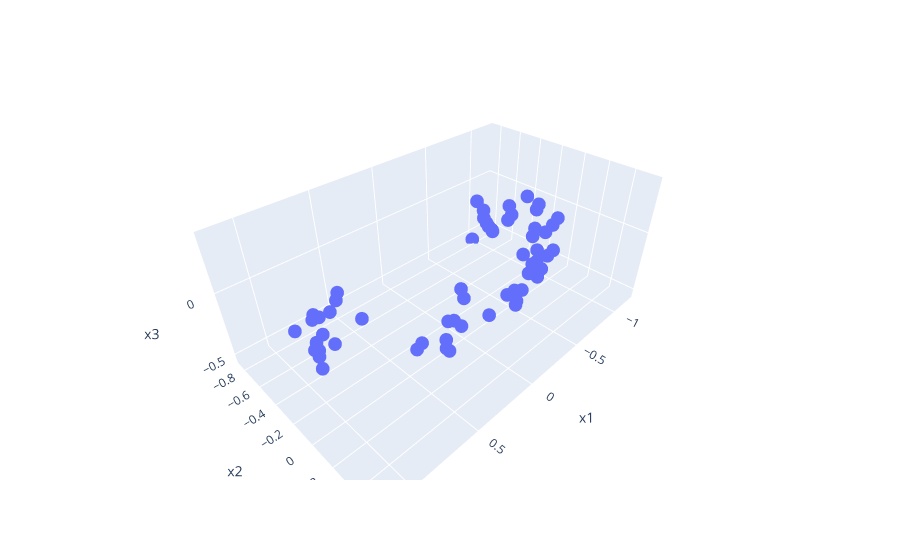

Source (notebook cell):
### Code cell
def generate_3d_data(m, w1=0.1, w2=0.3, noise=0.1): 
    angles = np.random.rand(m) * 3 * np.pi / 2 - 0.5  #uneven distribution
    data = np.empty((m, 3))  #initialize 3d dataset
    data[:, 0] = np.cos(angles) + np.sin(angles)/2 + noise *  np.random.randn(m) / 2 #oval with noise
    data[:, 1] = np.sin(angles) * 0.7 + noise *  np.random.randn(m) / 2 
    data[:, 2] = data[:, 0] * w1 + data[:, 1] * w2 + noise *  np.random.randn(m) 
    return data 

# Generate new sets of 3D data
X_train = generate_3d_data(60)
X_valid = generate_3d_data(500)

#center both datasets using the training mean
train_mean = X_train.mean(axis=0, keepdims=True)

X_train = X_train - train_mean
X_valid = X_valid - train_mean

# checking out how it looks
print(f"x_train: {X_train.shape}")
fig = px.scatter_3d(X_train, x=0, y=1, z=2, labels={"0": "x1", "1": "x2", "2": "x3"})
fig.show()

print(f"x_valid: {X_valid.shape}")

# convert NumPy arrays to PyTorch tensors
X_train = torch.tensor(X_train, dtype=torch.float32)
X_valid = torch.tensor(X_valid, dtype=torch.float32)

# Create datasets
train_set = TensorDataset(X_train, X_train)
valid_set = TensorDataset(X_valid, X_valid)

# Create data loaders
train_loader = DataLoader(
    train_set,
    batch_size=32,
    shuffle=True
)

valid_loader = DataLoader(
    valid_set,
    batch_size=32
)
print("ok")

#autoencoder
encoder = nn.Linear(3, 2)
decoder = nn.Linear(2, 3)
autoencoder = nn.Sequential(encoder, decoder).to(device)

optimizer = torch.optim.NAdam(autoencoder.parameters(), lr=0.2)
mse = nn.MSELoss()
rmse = torchmetrics.MeanSquaredError(squared=False).to(device)
history = train(autoencoder, optimizer, mse, rmse, train_loader, valid_loader, n_epochs=20)

codings = encoder(X_train.to(device)).detach().cpu().numpy()

# another visual
%matplotlib inline
fig = plt.figure(figsize=(8, 6))
plt.plot(codings[:, 0], codings[:, 1], "b.")
plt.xlabel("$z_1$", fontsize=18)
plt.ylabel("$z_2$", fontsize=18, rotation=0)
plt.show()

### Figure 1 — Plotly figure (JSON) as saved in the notebook; plotly's stock layout.template omitted (floating-point values rounded to 4 significant figures)
{"data": [{"hovertemplate": "x1=%{x}<br>x2=%{y}<br>x3=%{z}<extra></extra>", "legendgroup": "", "marker": {"color": "#636efa", "symbol": "circle"}, "mode": "markers", "name": "", "scene": "scene", "showlegend": false, "type": "scatter3d", "x": [-1.04, -0.03178, -0.9772, -0.9442, -0.7872, 1.094, -1.047, 0.6495, 0.9921, 0.5255, -1.014, 1.108, -1.017, -0.9717, 1.077, -0.3701, 0.667, 0.659, 0.8533, -1.085, 0.4993, -0.9683, -0.9957, -1.13, 1.151, 0.8893, -0.311, 1.078, -0.9599, 0.6377, 0.07489, -1.105, 0.005975, 0.9544, 0.9485, -0.09331, -0.007166, -0.4295, 0.6176, -0.6642, 0.7086, -0.4741, -1.009, 1.095, 0.7603, 0.1423, -0.6978, 1.09, -0.1379, -0.4788, -1.182, 0.8109, -0.4935, 1.124, 0.2163, 1.082, -1.036, 0.5011, -1.12, 0.5629], "y": [-0.7602, 0.3903, -0.6739, 0.0007708, -0.05106, 0.1158, -0.8532, -0.4828, 0.3061, 0.468, -0.2005, 0.07297, -0.4777, -0.7089, -0.03868, 0.244, -0.4827, 0.4949, -0.3771, -0.6915, 0.4565, -0.8243, -0.2019, -0.5284, -0.05214, -0.3701, 0.3544, 0.0009227, -0.06499, 0.5257, 0.3969, -0.7562, 0.3961, -0.2577, -0.05368, 0.361, 0.4372, 0.1829, 0.4755, 0.2065, 0.5467, 0.3202, -0.1859, 0.03697, 0.4338, 0.5103, 0.1436, 0.2095, 0.4281, 0.2234, -0.6005, 0.4548, 0.1871, 0.1094, 0.3896, 0.002336, -0.6588, 0.438, -0.3784, 0.4109], "z": [-0.3329, -0.03648, -0.3208, -0.04973, 0.12, 0.2456, -0.2052, -0.07943, 0.3963, 0.1625, -0.1931, -0.001824, -0.2292, -0.2108, 0.02635, -0.007216, -0.1308, 0.1749, -0.09318, -0.4573, 0.3186, -0.5477, -0.2592, -0.2435, 0.1942, -0.04932, 0.04055, 0.1067, -0.148, 0.3028, 0.07191, -0.4423, 0.06581, 0.02142, 0.1953, 0.2526, 0.08416, -0.1408, 0.05967, 0.2017, 0.1882, 0.0881, 0.02875, 0.04626, 0.1804, 0.1029, -0.1427, 0.2455, 0.2149, -0.1746, -0.2065, 0.1876, 0.01879, 0.1587, 0.001503, 0.07142, -0.4066, 0.3667, -0.01327, 0.1816]}], "layout": {"legend": {"tracegroupgap": 0}, "margin": {"t": 60}, "scene": {"domain": {"x": [0, 1], "y": [0, 1]}, "xaxis": {"title": {"text": "x1"}}, "yaxis": {"title": {"text": "x2"}}, "zaxis": {"title": {"text": "x3"}}}}}
